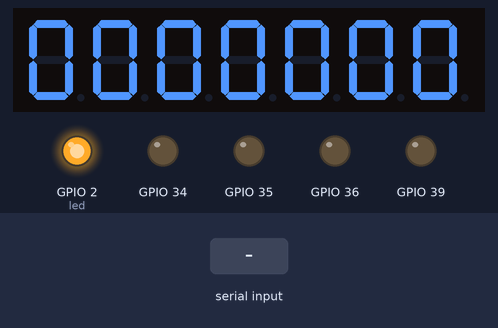
Simulated run of this sketch. Board: ESP32. On the bench: 7-digit seven-segment display, output pins drawn as LEDs (lit = HIGH). Wiring (inferred from the names in the program): 7-digit 7-segment display, segments lit when HIGH: segments GPIO 13, GPIO 12, GPIO 14, GPIO 27, GPIO 26, GPIO 25, GPIO 33; digit selects GPIO 16, GPIO 18, GPIO 32, GPIO 15, GPIO 17, GPIO 4, GPIO 5. The inputs (shaded band) are chosen by the test bench. Nothing arrives over Bluetooth unless stated; the segment pins are drawn as the display they are named for; pins used as bus, display or sensor lines are not drawn.

Above: at 1.2 s.
1.3 s: "90,45,200\n" received over the second serial link
At 1.7 s:
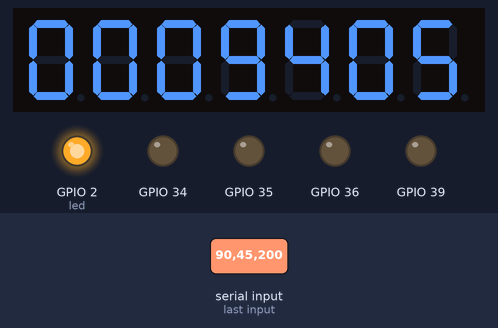
2.8 s: "30,150,10\n" received over the second serial link
At 3.5 s:
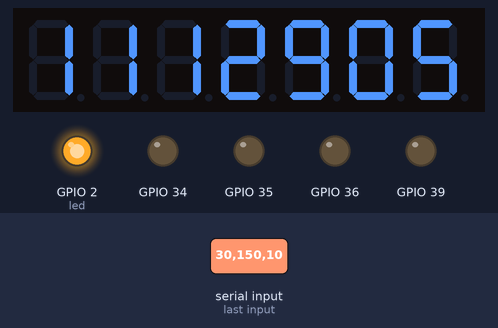
Timing chart, 0 to 5.8 s (numbered marks = the images above; inputs shaded):
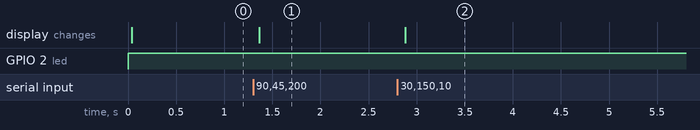

Measured:
- after the input at 1.3 s, the display: changes after 0.06 s (image 1)
- after the input at 2.8 s, the display: changes after 0.08 s (image 2)

The sketch:

bluetooth_send_data.ino
```cpp
#include<BluetoothSerial.h>
BluetoothSerial bt;


//pins For score, over, wicket,target and led
#define S_1 32
#define S_2 15
#define led 2
#define S_3 4
#define O_1 16
#define O_2 17
#define O_3 5
#define W_1 18
#define W_2 19
#define T_1 21
#define T_2 3
#define T_3 1


//pins for data
const int a = 13;
const int b = 12;
const int c = 14;
const int d = 27;
const int e = 26;
const int f = 25;
const int g = 33;

// variables
int d1_w = 0,  d2_w = 0;
int d1_trg = 0,  d2_trg = 0,  d3_trg = 0;


int Score = 0, ball = 0, wicket = 0, Target = 0;
int firstComma, secondComma;
int  main_score = 0, main_over = 0, main_wicket = 0;
int prev_score = 0,prev_over = 0, prev_wicket = 0;
String str_prev_over;
int ovr = 0;
int balls =0 ,ovvr = 0;
String str_ovr,str_balls,str_ovvr;
String MSG;


//Functions

void show(int num)
{

  digitalWrite(a, LOW);
  digitalWrite(b, LOW);
  digitalWrite(c, LOW);
  digitalWrite(d, LOW);
  digitalWrite(e, LOW);
  digitalWrite(f, LOW);
  digitalWrite(g, LOW);


  switch (num) {
    case 0:
      digitalWrite(a, HIGH);
      digitalWrite(b, HIGH);
      digitalWrite(c, HIGH);
      digitalWrite(d, HIGH);
      digitalWrite(e, HIGH);
      digitalWrite(f, HIGH);
      break;

    case 1:
      digitalWrite(b, HIGH);
      digitalWrite(c, HIGH);
      break;

    case 2:
      digitalWrite(a, HIGH);
      digitalWrite(b, HIGH);
      digitalWrite(d, HIGH);
      digitalWrite(e, HIGH);
      digitalWrite(g, HIGH);
      break;

    case 3:
      digitalWrite(a, HIGH);
      digitalWrite(b, HIGH);
      digitalWrite(c, HIGH);
      digitalWrite(d, HIGH);
      digitalWrite(g, HIGH);
      break;

    case 4:
      digitalWrite(b, HIGH);
      digitalWrite(c, HIGH);
      digitalWrite(f, HIGH);
      digitalWrite(g, HIGH);
      break;

    case 5:
      digitalWrite(a, HIGH);
      digitalWrite(c, HIGH);
      digitalWrite(d, HIGH);
      digitalWrite(f, HIGH);
      digitalWrite(g, HIGH);
      break;

    case 6:
      digitalWrite(a, HIGH);
      digitalWrite(c, HIGH);
      digitalWrite(d, HIGH);
      digitalWrite(e, HIGH);
      digitalWrite(f, HIGH);
      digitalWrite(g, HIGH);
      break;

    case 7:
      digitalWrite(a, HIGH);
      digitalWrite(b, HIGH);
      digitalWrite(c, HIGH);
      break;

    case 8:
      digitalWrite(a, HIGH);
      digitalWrite(b, HIGH);
      digitalWrite(c, HIGH);
      digitalWrite(d, HIGH);
      digitalWrite(e, HIGH);
      digitalWrite(f, HIGH);
      digitalWrite(g, HIGH);
      break;

    case 9:
      digitalWrite(a, HIGH);
      digitalWrite(b, HIGH);
      digitalWrite(c, HIGH);
      digitalWrite(d, HIGH);
      digitalWrite(f, HIGH);
      digitalWrite(g, HIGH);
      break;

    default:
      digitalWrite(a, LOW);
      digitalWrite(b, LOW);
      digitalWrite(c, LOW);
      digitalWrite(d, LOW);
      digitalWrite(e, LOW);
      digitalWrite(f, LOW);
      digitalWrite(g, LOW);
      break;
  }
}


void score(int number)
{
  int d1_s = (number / 100) % 10;
  int d2_s = (number / 10) % 10;
  int d3_s = number % 10;

  show(d1_s);
  digitalWrite(S_1,HIGH);
  delay(2);
  digitalWrite(S_1, LOW);

  show(d2_s);
  digitalWrite(S_2, HIGH);
  delay(2);
  digitalWrite(S_2, LOW);

  show(d3_s);
  digitalWrite(S_3, HIGH);
  delay(2);
  digitalWrite(S_3, LOW);
}

void over(int number)
{
  int d1_o = (number / 100) % 10;
  int d2_o = (number / 10) % 10;
  int d3_o = number % 10;

  show(d1_o);
  digitalWrite(O_1, HIGH);
  delay(2);
  digitalWrite(O_1, LOW);

  show(d2_o);
  digitalWrite(O_2, HIGH);
  delay(2);
  digitalWrite(O_2, LOW);

  show(d3_o);
  digitalWrite(O_3, HIGH);
  delay(2);
  digitalWrite(O_3, LOW);
}

void Wicket(int number)
{
  int d1_w = (number / 10) % 10;
  int d2_w = number % 10;

  show(d1_w);
  digitalWrite(W_1, HIGH);
  delay(2);
  digitalWrite(W_1, LOW);

  show(d2_w);
  digitalWrite(W_2, HIGH);
  delay(2);
  digitalWrite(W_2, LOW);
}

void target(int number)
{
  int d1_trg = (number / 100) % 10;
  int d2_trg = (number / 10) % 10;
  int d3_trg = number % 10;

  show(d1_trg);
  digitalWrite(T_1, HIGH);
  delay(2);
  digitalWrite(T_1, LOW);

  show(d2_trg);
  digitalWrite(T_2, HIGH);
  delay(2);
  digitalWrite(T_2, LOW);

  show(d3_trg);
  digitalWrite(T_3, HIGH);
  delay(2);
  digitalWrite(T_3, LOW);
}


void setup() {

  bt.begin("ESP32_BT");
//  bt.setPin("214876");

  pinMode(13,OUTPUT);
  pinMode(12,OUTPUT);
  pinMode(14,OUTPUT);
  pinMode(27,OUTPUT);
  pinMode(26,OUTPUT);
  pinMode(25,OUTPUT);
  pinMode(33,OUTPUT);
  pinMode(32,OUTPUT);
  pinMode(35,OUTPUT);
  pinMode(34,OUTPUT);
  pinMode(39,OUTPUT);
  pinMode(36,OUTPUT);
  pinMode(15,OUTPUT);
  pinMode(2,OUTPUT);
  pinMode(4,OUTPUT);
  pinMode(16,OUTPUT);
  pinMode(17,OUTPUT);
  pinMode(5,OUTPUT);
  pinMode(18,OUTPUT);


  digitalWrite(S_1, HIGH);
  digitalWrite(S_2, HIGH);
  digitalWrite(S_3, HIGH);
  digitalWrite(O_1, HIGH);
  digitalWrite(O_2, HIGH);
  digitalWrite(O_3, HIGH);
  digitalWrite(W_1, HIGH);
  digitalWrite(W_2, HIGH);
  digitalWrite(T_1, HIGH);
  digitalWrite(T_2, HIGH);
  digitalWrite(T_3, HIGH);

}


void loop() {

  if(bt.hasClient())
  {
    digitalWrite(led,1);

    if(bt.available())
    {

      String input = bt.readStringUntil('\n');

    if (input.indexOf(',') != -1) // when there is comma
    {
      prev_score = main_score;
      prev_over = main_over;
      prev_wicket = main_wicket;

      firstComma = input.indexOf(',');
      secondComma = input.indexOf(',', firstComma + 1);

      if (firstComma != -1 && secondComma != -1)
      {
        if(input.substring(0, firstComma) == "E")
        {
          firstComma = input.indexOf(',',firstComma + 1);
          secondComma = input.indexOf(',',firstComma + 1);

          main_score = input.substring(input.indexOf(',') + 1,firstComma).toInt();
          main_over = input.substring(firstComma + 1,secondComma).toInt();
          main_wicket = input.substring(secondComma + 1).toInt();

          balls = input.substring(secondComma-1,secondComma).toInt();
          ovr = input.substring(firstComma+1,secondComma-1).toInt();


          prev_score = main_score;
          prev_over = main_over;
          prev_wicket = main_wicket;
        }
        else
        {
          Score = input.substring(0, firstComma).toInt();
          main_score += Score;

          ball = input.substring(firstComma + 1, secondComma).toInt();
          balls += ball;

          if (balls == 6)
          {
            ovr += 1;
            balls = 0;


          }
          str_ovr = String(ovr);
          str_balls = String(balls);
          str_ovvr = str_ovr + str_balls;
          ovvr = str_ovvr.toInt();

          main_over = ovvr;

          wicket = input.substring(secondComma + 1).toInt();
          main_wicket += wicket;
        }


        // Serial.println("score: " + String(Score));
        // Serial.println("ball : " + String(ball));
        // Serial.println("wicket : " + String(wicket));
        // Serial.println("\n\n");


      }
    }
    else if(input == "Stop"){

       main_score = 0;
        main_over = 0;
        main_wicket = 0;
        ovr = 0;
        balls = 0;
    }


    else if(input == "P"){
        main_score = prev_score;
        main_over = prev_over;
        str_prev_over = String(prev_over);

        // Serial.println(str_prev_over);

        ovr = str_prev_over.substring(0,str_prev_over.length()-1).toInt();
        balls = str_prev_over.substring(str_prev_over.length()-1).toInt();
        main_wicket = prev_wicket;

        // Serial.println("prev: s -> "+ String(prev_score) +", o -> "+ String(prev_over) +", w -> "+ String(prev_wicket));
        // Serial.println("main: s -> "+ String(main_score) +", o -> "+ String(main_over) +", w -> "+ String(main_wicket));
      }
    else{
        Target = input.toInt();
      }


      MSG = String(main_score) + "," + String(main_over/10) + "," + String(main_over % 10) + "," + String(main_wicket) + "," + String(Target);


   bt.println(MSG);

    }

  }
  else
  {
    digitalWrite(led,0);
  }

  score(main_score);
  over(main_over);
  Wicket(main_wicket);
  target(Target);

}
```
